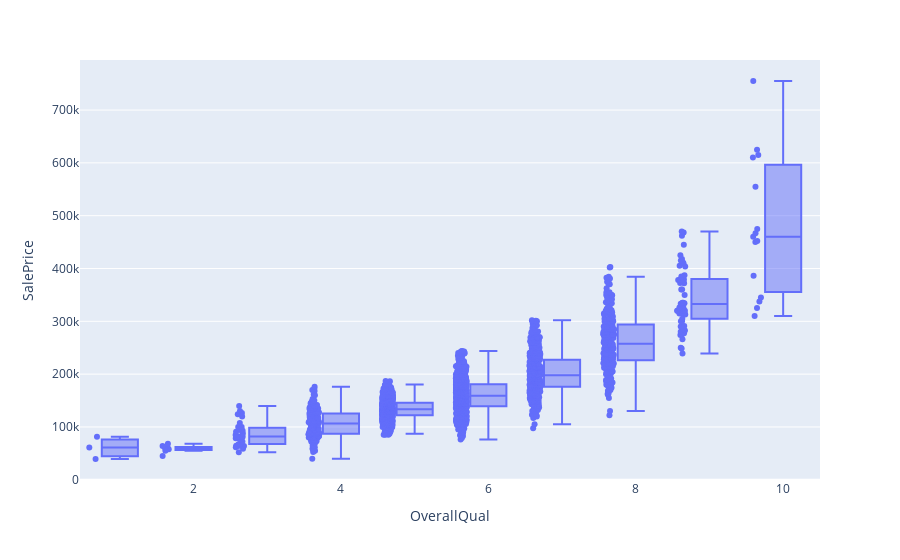

The cell this chart's notebook holds for it:
### Code cell
fig = px.box(df3, x = "OverallQual", y="SalePrice", points="all")
fig.show()

### Figure 1 — Plotly figure (JSON) as saved in the notebook; plotly's stock layout.template omitted (floating-point values rounded to 4 significant figures; data arrays with more than 128 entries replaced by an {"elided": "..."} marker saying what was removed)
{"data": [{"alignmentgroup": "True", "boxpoints": "all", "hovertemplate": "OverallQual=%{x}<br>SalePrice=%{y}<extra></extra>", "legendgroup": "", "marker": {"color": "#636efa"}, "name": "", "notched": false, "offsetgroup": "", "orientation": "v", "showlegend": false, "type": "box", "x": {"elided": "2333 int values"}, "x0": " ", "xaxis": "x", "y": {"elided": "2333 int values"}, "y0": " ", "yaxis": "y"}], "layout": {"boxmode": "group", "legend": {"tracegroupgap": 0}, "margin": {"t": 60}, "xaxis": {"anchor": "y", "domain": [0, 1], "title": {"text": "OverallQual"}}, "yaxis": {"anchor": "x", "domain": [0, 1], "title": {"text": "SalePrice"}}}}
